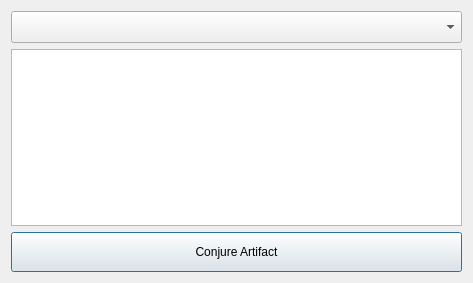
<?xml version="1.0" encoding="UTF-8"?>
<ui version="4.0">
 <class>DialogAddArtifact</class>
 <widget class="QDialog" name="DialogAddArtifact">
  <property name="geometry">
   <rect>
    <x>0</x>
    <y>0</y>
    <width>473</width>
    <height>283</height>
   </rect>
  </property>
  <property name="windowTitle">
   <string>Conjure Artifact</string>
  </property>
  <layout class="QVBoxLayout" name="verticalLayout">
   <item>
    <widget class="QComboBox" name="comboBox_Artifacts">
     <property name="minimumSize">
      <size>
       <width>0</width>
       <height>32</height>
      </size>
     </property>
     <property name="maxVisibleItems">
      <number>250</number>
     </property>
     <property name="iconSize">
      <size>
       <width>32</width>
       <height>32</height>
      </size>
     </property>
    </widget>
   </item>
   <item>
    <widget class="QGraphicsView" name="graphicsView"/>
   </item>
   <item>
    <widget class="QPushButton" name="pushButton_AddArtifact">
     <property name="minimumSize">
      <size>
       <width>0</width>
       <height>40</height>
      </size>
     </property>
     <property name="text">
      <string>Conjure Artifact</string>
     </property>
     <property name="icon">
      <iconset resource="../Resources/InteractiveGameTweaker.qrc">
       <normaloff>:/heroes/yramrag.gif</normaloff>:/heroes/yramrag.gif</iconset>
     </property>
     <property name="iconSize">
      <size>
       <width>32</width>
       <height>32</height>
      </size>
     </property>
    </widget>
   </item>
  </layout>
 </widget>
 <resources>
  <include location="../Resources/InteractiveGameTweaker.qrc"/>
 </resources>
 <connections/>
</ui>
